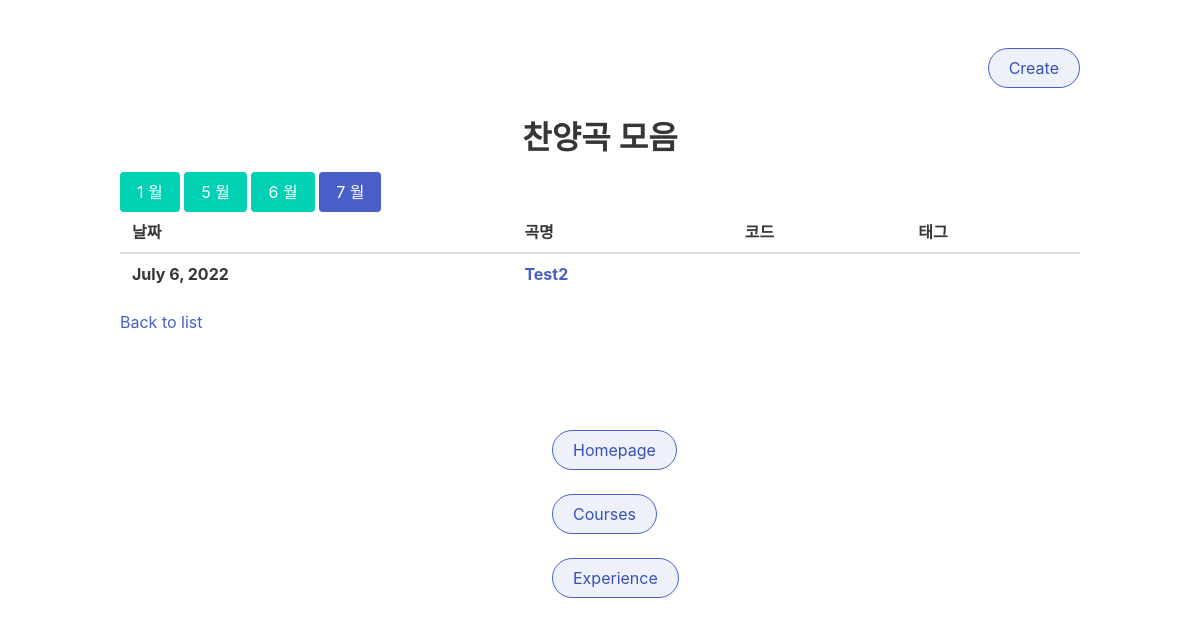
Before: /praise/list/7/ with the older database file.
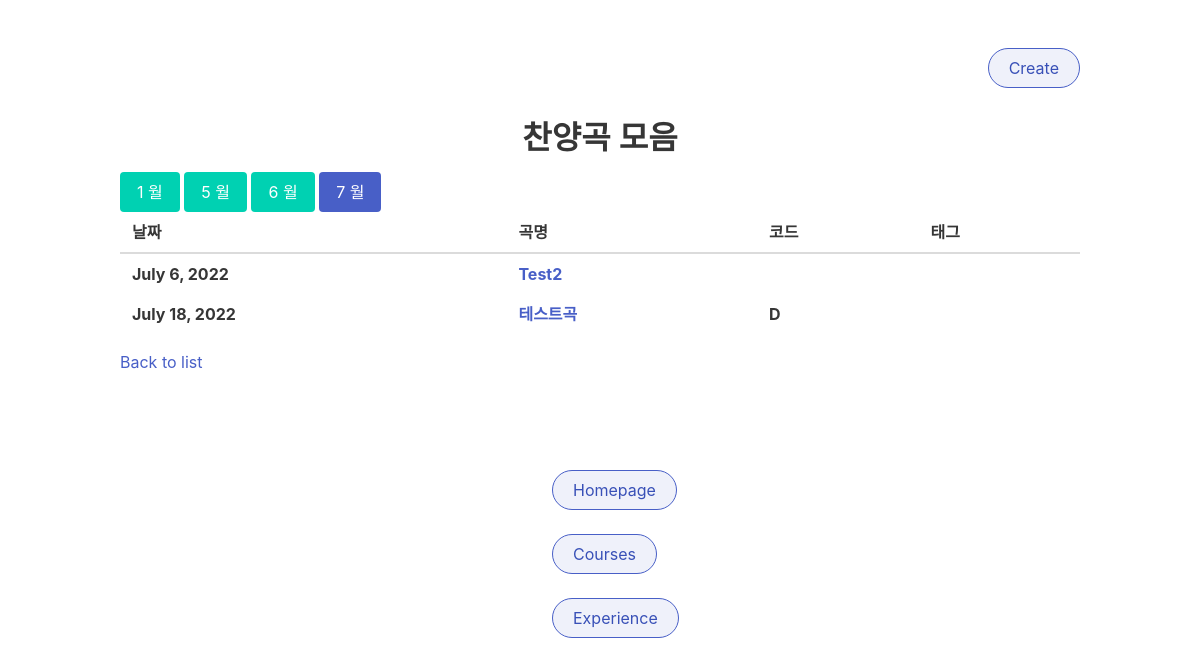
After: the same page with the newer database file.
### praises/models.py (models this page shows, shortened)
class Praise(models.Model):
    def validate_file(self):
        filesize = self.file.size
        megabyte_limit = 5.0
        if filesize > megabyte_limit * 1024 * 1024:
            raise ValidationError("Max file size is %sMB" % str(megabyte_limit))
    chord_list = (
        ('C', 'C'),
        ('D', 'D'),
        ('Eb', 'Eb'),
        ('E', 'E'),
        ('F', 'F'),
        ('G', 'G'),
        ('A', 'A'),
        ('Bb', 'Bb'),
        ('B', 'B'),
    )
    name = models.TextField()
    instruments = models.TextField(blank=True)
    chord = models.CharField(max_length=3, choices=chord_list, blank=True)
    key_up = models.TextField(max_length=3, default="X")
    date = models.DateField(default=timezone.now)
    note = models.CharField(max_length=256, blank=True)
    image = models.ImageField(upload_to='praises/', blank=True, null=True, validators=[validate_file])
    file = models.FileField(upload_to='praises/pdf/', blank=True, null=True,
                            validators=[FileExtensionValidator(['pdf']), validate_file],)
    tags = models.ManyToManyField(to=Tag)
    def get_absolute_url(self):
        return reverse('praises:detail', kwargs={"id": self.id})

### praises/views.py (the view)
# urls.py: path('', praise_list_view, name='list'),
def praise_list_view(request, month=None):
    praise_groups = Praise.objects.values('date__month').annotate(total=Count('id'))
    praise_list = Praise.objects.all()
    tag_name = request.GET.get('tag')
    context = {"praise_groups": praise_groups}
    if month is not None:
        praise_list = praise_list.filter(date__month=month)
        context['month'] = month
    if tag_name is not None:
        praise_list = praise_list.filter(tags__name__exact=tag_name)
        context['tag_name'] = tag_name
    context['praises'] = praise_list
    return render(request, "praise/list.html", context=context)

### templates/praise/list.html (shortened to what this page needs)
{% extends "base.html" %}
{% block content %}
<div class="content">
    <p style = text-align:right;>
        <a class="button is-link is-light is-outlined is-rounded"  style=text-align:right; href="{% url 'praises:create' %}">Create</a>
    </p>
    <h1 style="text-align: center">찬양곡 모음</h1>
        {% for praise_group in praise_groups %}
            <a class="button {% if praise_group.date__month == month %}
            is-link {% endif %} is-primary" href="{% url 'praises:month' praise_group.date__month %}" class="btn btn-success btn-sm">{{ praise_group.date__month }} 월</a>
        {% endfor %}
    {% if month or tag_name %}
    <div class="content" style="display: block;">
        <table class="table">
            <thead>
                <tr>
                    <th>날짜</th>
                    <th>곡명</th>
                    <th>코드</th>
                    <th>태그</th>
                </tr>
            </thead>
        {% for praise in praises %}
                <tbody>
                    <th>{{ praise.date }}</th>
                    <th><a href="{{ praise.get_absolute_url }}">{{ praise.name }}</a></th>
                    <th>{{ praise.chord }}</th>
                    <th>
                    </th>
                </tbody>
        {% endfor %}
        </table>
        <a href="{% url 'praises:list' %}">Back to list</a>
    </div>
    {% endif %}
    <br />
    <br />
    <br />
    <a class="button is-link is-light is-outlined is-rounded" style="margin-left:45%;" href="/"> Homepage </a>
    <br />
    <br />
    <a class="button is-link is-light is-outlined is-rounded" style="margin-left:45%;" href="{% url 'courses:list' %}"> Courses </a>
    <br />
    <br />
    <a class="button is-link is-light is-outlined is-rounded" style="margin-left:45%;" href="{% url 'experience:list' %}"> Experience </a>
{% endblock %}

Changed rows visible on the page:
added Praise: date "July 18, 2022", name "테스트곡", chord "D"
